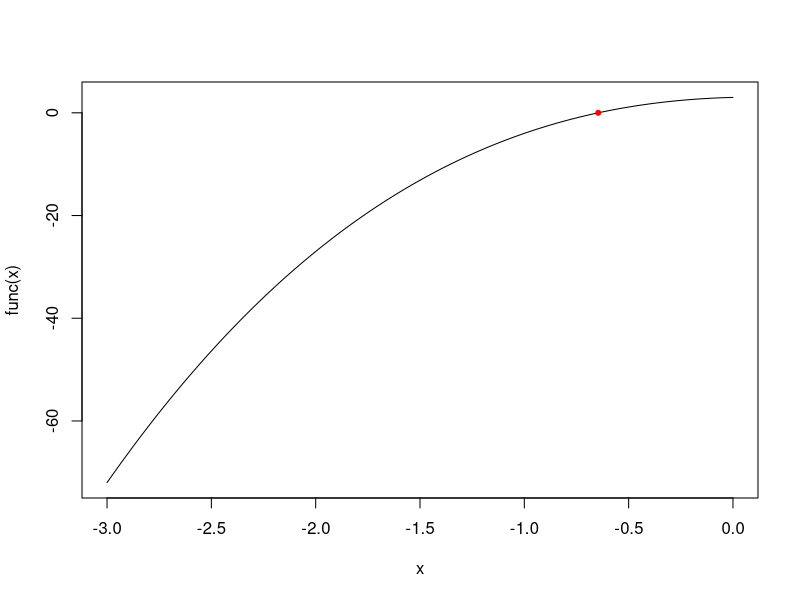

Here is the R script that generated this plot:
newton <- function(x0,f,fp,e){
    while(abs(f(x0))>e){
        x0 <- x0 - f(x0)/fp(x0)
    }
    x0
}

func <- function(x){
    x**3-5*x**2+x+3
}

fprime <- function(x){
    3*x**2-10*x+1
}

xm <- newton(-2.44,func,fprime,0.001)

x <- seq(-3,0,0.02)

png('newton.png')
plot(x,func(x),type='l')
points(xm,func(xm),col='red',pch=20)
